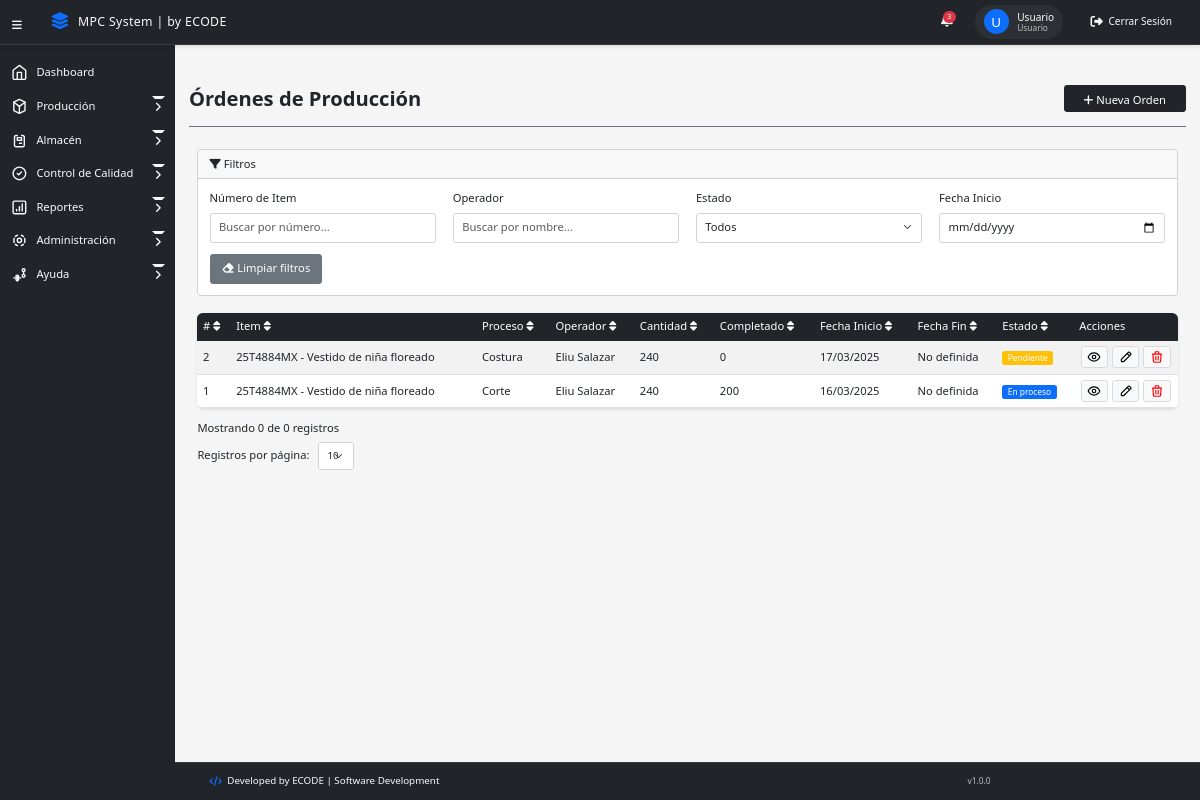
/views/ordenes_produccion.php (signed in), run on the app's committed database.
### tables this page shows
CREATE TABLE `ordenes_produccion` (
  `id` int(11) NOT NULL,
  `op_id_pd` int(11) NOT NULL,
  `op_operador_asignado` int(11) NOT NULL,
  `op_id_proceso` int(11) NOT NULL,
  `op_fecha_aprobacion` date DEFAULT NULL,
  `op_fecha_creacion` timestamp NOT NULL DEFAULT current_timestamp(),
  `op_fecha_modificacion` timestamp NOT NULL DEFAULT current_timestamp() ON UPDATE current_timestamp(),
  `op_fecha_inicio` date DEFAULT NULL,
  `op_fecha_fin` date DEFAULT NULL,
  `op_estado` enum('Pendiente','En proceso','Completado') DEFAULT 'Pendiente',
  `op_cantidad_asignada` int(11) NOT NULL,
  `op_cantidad_completada` int(11) DEFAULT 0,
  `op_comentario` text DEFAULT NULL,
  `op_modulo_id` int(11) DEFAULT NULL
);

CREATE TABLE `items` (
  `id` int(11) NOT NULL,
  `item_numero` varchar(50) NOT NULL,
  `item_nombre` varchar(100) NOT NULL,
  `item_descripcion` text DEFAULT NULL,
  `item_talla` varchar(10) DEFAULT NULL,
  `item_img` text DEFAULT NULL,
  `item_dir_specs` varchar(255) DEFAULT NULL
);

CREATE TABLE `procesos_produccion` (
  `id` int(11) NOT NULL,
  `pp_nombre` varchar(100) NOT NULL,
  `pp_descripcion` text DEFAULT NULL,
  `pp_costo` decimal(10,2) DEFAULT NULL
);

CREATE TABLE `usuarios` (
  `id` int(11) NOT NULL,
  `usuario_alias` varchar(25) NOT NULL,
  `usuario_nombre` varchar(25) NOT NULL,
  `usuario_apellido` varchar(25) NOT NULL,
  `usuario_password` varchar(255) NOT NULL,
  `usuario_rol_id` int(11) NOT NULL,
  `usuario_departamento` varchar(25) DEFAULT NULL,
  `estado` enum('Activo','Inactivo') DEFAULT 'Activo',
  `usuario_creacion` timestamp NOT NULL DEFAULT current_timestamp(),
  `usuario_modificacion` timestamp NOT NULL DEFAULT current_timestamp() ON UPDATE current_timestamp(),
  `usuario_modulo_id` int(11) DEFAULT NULL
);

### controllers/OrdenProduccionController.php (called while the page is built, shortened)
<?php
require_once __DIR__ . '/../models/OrdenProduccion.php';
require_once __DIR__ . '/../config/Database.php';
class OrdenProduccionController {
    private $ordenProduccion;
    public function __construct() {
        $database = new Database();
        $this->db = $database->getConnection();
        $this->ordenProduccion = new OrdenProduccion($this->db);
    }
    public function searchOrdenes($filters) {
        try {
            return $this->ordenProduccion->searchOrdenes($filters);
        } catch (Exception $e) {
            error_log("Error al buscar órdenes: " . $e->getMessage());
            return null;
        }
    }
}

### config/database.php (called while the page is built, shortened)
<?php
class Database {
    private $host = "localhost";
    private $database_name = "minlex_elsalvador";
    private $username = "root";
    private $password = "";
    private $port = 3306;
    public function getConnection() {
        $this->conn = null;
        try {
            try {
                $this->conn = new PDO(
                    "mysql:unix_socket=/opt/lampp/var/mysql/mysql.sock;dbname=" . $this->database_name,
                    $this->username,
                    $this->password
                );
            } catch (PDOException $e) {
                $this->conn = new PDO(
                    "mysql:host=" . $this->host . ";port=" . $this->port . ";dbname=" . $this->database_name,
                    $this->username,
                    $this->password
                );
            }
            $this->conn->setAttribute(PDO::ATTR_ERRMODE, PDO::ERRMODE_EXCEPTION);
            $this->conn->setAttribute(PDO::ATTR_DEFAULT_FETCH_MODE, PDO::FETCH_ASSOC);
            $this->conn->exec("SET NAMES utf8");
            return $this->conn;
        } catch (PDOException $exception) {
            error_log("Error de conexión a la base de datos: " . $exception->getMessage());
            throw new Exception("Error de conexión a la base de datos. Por favor verifica que XAMPP esté corriendo.");
        }
    }
}
?>

### models/OrdenProduccion.php (called while the page is built, shortened)
<?php
require_once __DIR__ . '/../config/Database.php';
class OrdenProduccion {
    private $conn;
    private $table_name = "ordenes_produccion";
    public function __construct($db) {
        $this->conn = $db;
        $this->conn->setAttribute(PDO::ATTR_ERRMODE, PDO::ERRMODE_EXCEPTION);
    }
    public function searchOrdenes($filters = []) {
        try {
            $query = "SELECT op.*,
                    u.usuario_nombre, u.usuario_apellido,
                    pp.pp_nombre,
                    pd.pd_item,
                    i.item_numero, i.item_nombre
                    FROM " . $this->table_name . " op
                    LEFT JOIN usuarios u ON op.op_operador_asignado = u.id
                    LEFT JOIN procesos_produccion pp ON op.op_id_proceso = pp.id
                    LEFT JOIN po_detalle pd ON op.op_id_pd = pd.id
                    LEFT JOIN items i ON pd.pd_item = i.id
                    WHERE 1=1";
            $params = [];
            $query .= " ORDER BY op.id DESC";
            $stmt = $this->conn->prepare($query);
            $stmt->execute();
            return $stmt->fetchAll(PDO::FETCH_ASSOC);
        } catch (PDOException $e) {
            error_log("Error en OrdenProduccion::searchOrdenes: " . $e->getMessage());
            throw new Exception("Error al buscar órdenes de producción", 0, $e);
        }
    }
}

### views/ordenes_produccion.php (the view, shortened to what this page needs)
<?php
require_once '../controllers/OrdenProduccionController.php';
$ordenProduccionController = new OrdenProduccionController();
$itemNumero = isset($_GET['item_numero']) ? $_GET['item_numero'] : '';
$operador = isset($_GET['operador']) ? $_GET['operador'] : '';
$estado = isset($_GET['estado']) ? $_GET['estado'] : '';
$fechaInicio = isset($_GET['fecha_inicio']) ? $_GET['fecha_inicio'] : '';
$fechaFin = isset($_GET['fecha_fin']) ? $_GET['fecha_fin'] : '';
$pageTitle = "Órdenes de Producción";
?>
<!DOCTYPE html>
<html lang="es">
<head>
    <link href="https://cdn.jsdelivr.net/npm/bootstrap@5.3.0/dist/css/bootstrap.min.css" rel="stylesheet">
    <link rel="stylesheet" href="https://cdnjs.cloudflare.com/ajax/libs/font-awesome/6.5.1/css/all.min.css">
    <link rel="stylesheet" href="../css/style_main.css">
</head>
<body>
    <?php include '../components/menu_lateral.php'; ?>
    <main>
        <div class="titulo-vista">
            <h1><strong><?php echo $pageTitle; ?></strong></h1>
            <button type="button" class="btn btn-dark" data-bs-toggle="modal" data-bs-target="#ordenModal">
                <i class="fas fa-plus"></i> Nueva Orden
            </button>
        </div>
        <div class="container-fluid">
            <div class="card mb-4">
                <div class="card-header">
                    <i class="fas fa-filter"></i> Filtros
                </div>
                <div class="card-body">
                    <div class="row">
                        <div class="col-md-3 mb-2">
                            <label for="item_numero" class="form-label">Número de Item</label>
                            <input type="text" class="form-control filtro" id="item_numero" name="item_numero" value="<?php echo htmlspecialchars($itemNumero); ?>" placeholder="Buscar por número...">
                        </div>
                        <div class="col-md-3 mb-2">
                            <label for="operador" class="form-label">Operador</label>
                            <input type="text" class="form-control filtro" id="operador" name="operador" value="<?php echo htmlspecialchars($operador); ?>" placeholder="Buscar por nombre...">
                        </div>
                        <div class="col-md-3 mb-2">
                            <label for="estado" class="form-label">Estado</label>
                            <select class="form-select filtro" id="estado" name="estado">
                                <option value="">Todos</option>
                            </select>
                        </div>
                        <div class="col-md-3 mb-2">
                            <label for="fecha_inicio" class="form-label">Fecha Inicio</label>
                            <input type="date" class="form-control filtro" id="fecha_inicio" name="fecha_inicio" value="<?php echo htmlspecialchars($fechaInicio); ?>">
                        </div>
                    </div>
                    <div class="row mt-2">
                        <div class="col-12">
                            <button class="btn btn-secondary" id="limpiar-filtros">
                                <i class="fas fa-eraser"></i> Limpiar filtros
                            </button>
                        </div>
                    </div>
                </div>
            </div>
            <div class="table-responsive">
                <table class="table table-striped table-hover" id="tabla-ordenes">
                    <thead>
                        <tr>
                            <th class="sortable" data-column="id"># <i class="fas fa-sort"></i></th>
                            <th class="sortable" data-column="item">Item <i class="fas fa-sort"></i></th>
                            <th class="sortable" data-column="proceso">Proceso <i class="fas fa-sort"></i></th>
                            <th class="sortable" data-column="operador">Operador <i class="fas fa-sort"></i></th>
                            <th class="sortable" data-column="cantidad">Cantidad <i class="fas fa-sort"></i></th>
                            <th class="sortable" data-column="completado">Completado <i class="fas fa-sort"></i></th>
                            <th class="sortable" data-column="fecha_inicio">Fecha Inicio <i class="fas fa-sort"></i></th>
                            <th class="sortable" data-column="fecha_fin">Fecha Fin <i class="fas fa-sort"></i></th>
                            <th class="sortable" data-column="estado">Estado <i class="fas fa-sort"></i></th>
                            <th>Acciones</th>
                        </tr>
                    </thead>
                    <tbody>
                        <?php
                        $filters = [
                            'item_numero' => $itemNumero,
                            'operador' => $operador,
                            'estado' => $estado,
                            'fecha_inicio' => $fechaInicio,
                            'fecha_fin' => $fechaFin
                        ];
                        $ordenes = $ordenProduccionController->searchOrdenes($filters);
                        if (empty($ordenes)) {
                            echo '<tr><td colspan="10" class="text-center">No se encontraron órdenes de producción</td></tr>';
                        } else {
                            foreach ($ordenes as $orden) {
                                echo '<tr>';
                                echo '<td>' . htmlspecialchars($orden['id']) . '</td>';
                                echo '<td>' . htmlspecialchars($orden['item_numero'] . ' - ' . $orden['item_nombre']) . '</td>';
                                echo '<td>' . htmlspecialchars($orden['pp_nombre']) . '</td>';
                                echo '<td>' . htmlspecialchars($orden['usuario_nombre'] . ' ' . $orden['usuario_apellido']) . '</td>';
                                echo '<td>' . htmlspecialchars($orden['op_cantidad_asignada']) . '</td>';
                                echo '<td>' . htmlspecialchars($orden['op_cantidad_completada']) . '</td>';
                                echo '<td>' . htmlspecialchars(date('d/m/Y', strtotime($orden['op_fecha_inicio']))) . '</td>';
                                echo '<td>' . ($orden['op_fecha_fin'] ? htmlspecialchars(date('d/m/Y', strtotime($orden['op_fecha_fin']))) : 'No definida') . '</td>';
                                echo '<td>';
                                $badgeClass = '';
                                switch ($orden['op_estado']) {
                                    case 'Pendiente':
                                        $badgeClass = 'bg-warning';
                                        break;
                                    case 'En proceso':
                                        $badgeClass = 'bg-primary';
                                        break;
                                }
                                echo '<span class="badge ' . $badgeClass . '">' . htmlspecialchars($orden['op_estado']) . '</span>';
                                echo '</td>';
                                echo '<td>';
                                echo '<button type="button" class="btn btn-light view-orden me-1" data-id="' . $orden['id'] . '" data-bs-toggle="modal" data-bs-target="#ordenDetailModal">';
                                echo '</button>';
                                echo '<button type="button" class="btn btn-light edit-orden me-1" data-id="' . $orden['id'] . '" data-bs-toggle="modal" data-bs-target="#ordenModal">';
                                echo '</button>';
                                echo '<button type="button" class="btn btn-light delete-orden" data-id="' . $orden['id'] . '" data-bs-toggle="modal" data-bs-target="#deleteOrdenModal">';
                                echo '</button>';
                                echo '</td>';
                                echo '</tr>';
                            }
                        }
                        ?>
                    </tbody>
                </table>
            </div>
            <div class="row mt-3">
                <div class="col-md-6">
                    <div class="registros-info">
                        Mostrando <span id="registros-mostrados">0</span> de <span id="registros-totales">0</span> registros
                    </div>
                </div>
                <div class="col-md-6">
                </div>
                <div class="col-md-6 mt-2">
                    <div class="form-group">
                        <label for="registros-por-pagina" class="form-label">Registros por página:</label>
                        <select class="form-select form-select-sm w-auto d-inline-block ms-2" id="registros-por-pagina">
                            <option value="10">10</option>
                        </select>
                    </div>
                </div>
            </div>
        </div>
    </main>
    <?php include '../components/footer.php'; ?>
</body>
</html>

### data on the page
ordenes_produccion: id "2", items.item_numero+item_nombre "25T4884MX - Vestido de niña floreado", op_id_proceso.pp_nombre "Costura", op_operador_asignado.usuario_apellido "Eliu Salazar", op_cantidad_asignada "240", op_cantidad_completada "0", op_fecha_inicio "17/03/2025", shows "No definida", op_estado "Pendiente"
ordenes_produccion: id "1", items.item_numero+item_nombre "25T4884MX - Vestido de niña floreado", op_id_proceso.pp_nombre "Corte", op_operador_asignado.usuario_apellido "Eliu Salazar", op_cantidad_asignada "240", op_cantidad_completada "200", op_fecha_inicio "16/03/2025", shows "No definida", op_estado "En proceso"

### other printed values
$inicial "U"
$nombreCompleto "Usuario"
$rol "Usuario"
$pageTitle "Órdenes de Producción"
